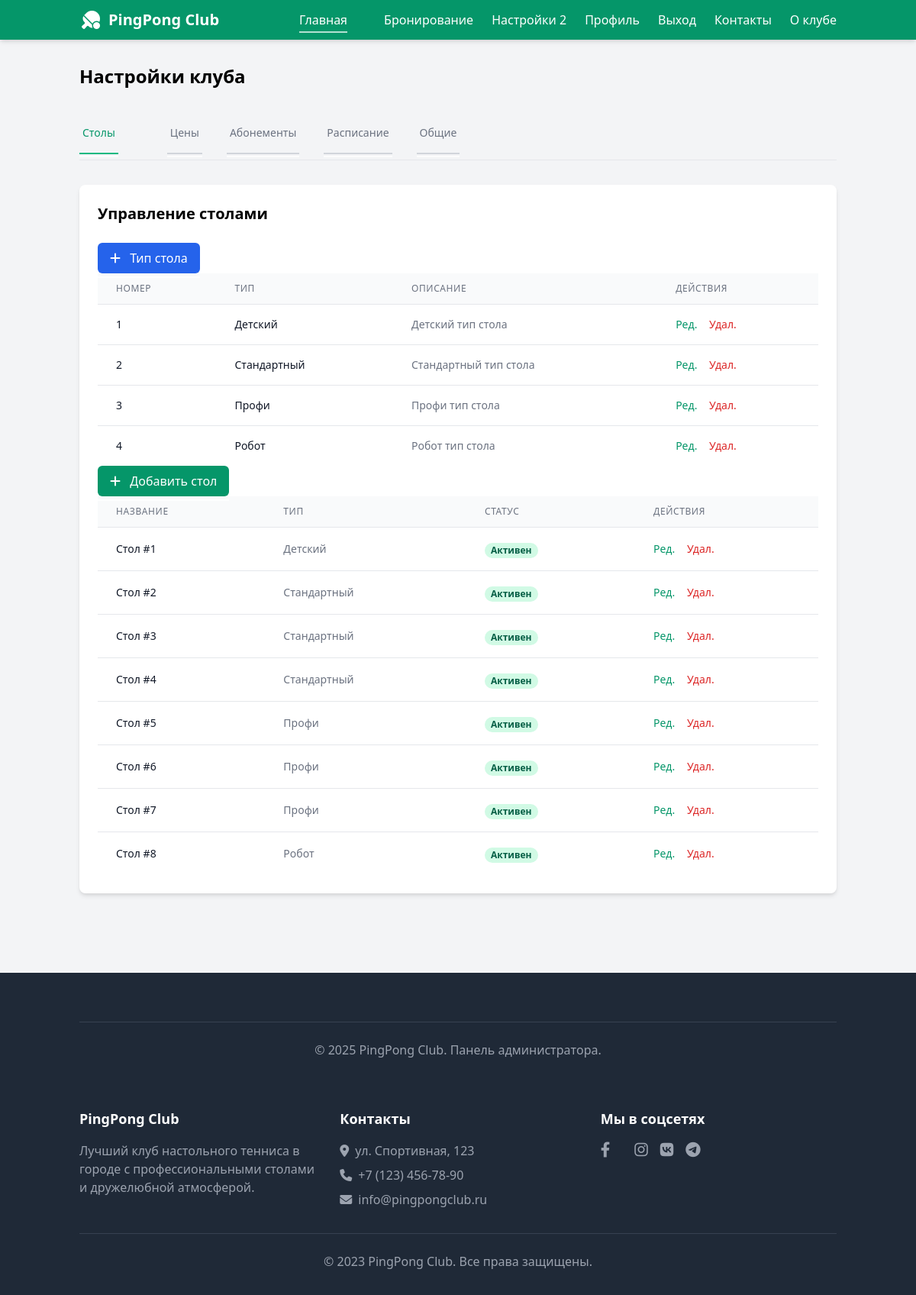
/settings/tables/ (signed in), run on the app's committed database.
### bookings/models.py (models this page shows, shortened)
class TableType(models.Model):
    name = models.CharField(max_length=50, verbose_name="Название типа")
    description = models.TextField(blank=True, verbose_name="Описание")
    default_capacity = models.PositiveIntegerField(default=2, verbose_name="Вместимость по умолчанию")
    class Meta:
        verbose_name = "Тип стола"
        verbose_name_plural = "Типы столов"
    def __str__(self):
        return self.name

class Table(models.Model):
    number = models.PositiveIntegerField(unique=True, verbose_name="Номер стола")
    table_type = models.ForeignKey(TableType, on_delete=models.PROTECT, verbose_name="Тип стола")
    is_active = models.BooleanField(default=True, verbose_name="Активен")
    description = models.TextField(blank=True, verbose_name="Дополнительное описание")
    class Meta:
        verbose_name = "Стол"
        verbose_name_plural = "Столы"
        ordering = ['number']

### admin_settings/views.py (the view, shortened to what this page needs)
# urls.py: path('<str:active_tab>/', ClubSettingsView.as_view(), name='club_settings'),
class ClubSettingsView(LoginRequiredMixin, View):
    template_name = 'admin/admin-settings.html'
    def get(self, request, *args, **kwargs):
        active_tab = kwargs.get('active_tab', 'tables')
        context = self.get_context_data(active_tab)
        return render(request, self.template_name, context)
    def get_context_data(self, active_tab):
        context = {
            'active_tab': active_tab,
            'club_settings': ClubSettings.objects.first() or ClubSettings.objects.create(),
            'notifications': NotificationSettings.objects.first(),
            'settings_form': ClubSettingsForm
        }
        if active_tab == 'tables':
            context.update({
                'tables': Table.objects.all(),
                'table_form': TableForm(),
                'table_type_form': TableTypeForm(),  # Добавьте эту строку
                'table_types': TableType.objects.all(),
            })
        elif active_tab == 'memberships':
            context.update({
                'membership_types': MembershipType.objects.all(),
                'membership_form': MembershipTypeForm(),
            })
        return context

### templates/admin/admin-settings.html (shortened to what this page needs)
    {% extends 'base.html' %}
    {% load static %}
    {% block content %}
        <main class="container mx-auto px-4 py-8">
            <h1 class="text-2xl font-bold mb-8">Настройки клуба</h1>
            <div class="mb-8 overflow-x-auto">
                <div class="border-b border-gray-200 w-max min-w-full">
                    <nav class="-mb-px flex space-x-8 overflow-x-auto pb-2">
                        <a href="{% url 'admin_settings:club_settings' 'tables' %}"
                           class="{% if active_tab == 'tables' %}border-green-500 text-green-600{% else %}border-transparent text-gray-500 hover:text-gray-700 hover:border-2 border-gray-300{% endif %} whitespace-nowrap py-4 px-1 border-b-2 font-medium text-sm">
                            Столы
                        </a>
                        <a href="{% url 'admin_settings:club_settings' 'pricing' %}"
                           class="{% if active_tab == 'pricing' %}border-green-500 text-green-600{% else %}border-transparent text-gray-500 hover:text-gray-700 hover:border-2 border-gray-300{% endif %} whitespace-nowrap py-4 px-1 border-b-2 font-medium text-sm">
                            Цены
                        </a>
                        <a href="{% url 'admin_settings:club_settings' 'memberships' %}"
                           class="{% if active_tab == 'memberships' %}border-green-500 text-green-600{% else %}border-transparent text-gray-500 hover:text-gray-700 hover:border-2 border-gray-300{% endif %} whitespace-nowrap py-4 px-1 border-b-2 font-medium text-sm">
                            Абонементы
                        </a>
                        <a href="{% url 'admin_settings:club_settings' 'schedule' %}"
                           class="{% if active_tab == 'schedule' %}border-green-500 text-green-600{% else %}border-transparent text-gray-500 hover:text-gray-700 hover:border-2 border-gray-300{% endif %} whitespace-nowrap py-4 px-1 border-b-2 font-medium text-sm">
                            Расписание
                        </a>
                        <a href="{% url 'admin_settings:club_settings' 'general' %}"
                           class="{% if active_tab == 'general' %}border-green-500 text-green-600{% else %}border-transparent text-gray-500 hover:text-gray-700 hover:border-2 border-gray-300{% endif %} whitespace-nowrap py-4 px-1 border-b-2 font-medium text-sm">
                            Общие
                        </a>
                    </nav>
                </div>
            </div>
            {% if active_tab == 'tables' %}
                {% include 'admin/settings_templates/tables_settings.html' %}
            {% elif active_tab == 'pricing' %}
                {% include 'admin/settings_templates/pricing_settings.html' %}
            {% elif active_tab == 'memberships' %}
                {% include 'admin/settings_templates/memberships_settings.html' %}
            {% elif active_tab == 'schedule' %}
                {% include 'admin/settings_templates/schedule_settings.html' %}
            {% elif active_tab == 'general' %}
                {% include 'admin/settings_templates/general_settings.html' %}
            {% endif %}
        </main>
        <footer class="bg-gray-800 text-white py-8 mt-12">
            <div class="container mx-auto px-4">
                <div class="border-t border-gray-700 mt-8 pt-6 text-center text-gray-400">
                    <p>&copy; {% now "Y" %} PingPong Club. Панель администратора.</p>
                </div>
            </div>
        </footer>
    {% endblock %}
    {% block extrascripts %}
        {{ block.super }}
    {% endblock %}

### templates/admin/settings_templates/tables_settings.html (shortened to what this page needs)
<div id="tab-tables" class="tab-content">
    <div class="bg-white rounded-lg shadow-md p-4 md:p-6 mb-6">
        <div class="flex flex-col sm:flex-row sm:justify-between sm:items-center mb-4 md:mb-6">
            <h2 class="text-lg md:text-xl font-semibold mb-3 sm:mb-0">Управление столами</h2>
        </div>
        <div class="overflow-x-auto ">
            <button onclick="document.getElementById('add-table-type-modal').classList.remove('hidden')"
                    class="bg-blue-600 hover:bg-blue-700 text-white font-medium py-1.5 px-3 md:py-2 md:px-4 rounded-md transition duration-300 text-sm md:text-base">
                <i class="fas fa-plus mr-1 md:mr-2"></i> Тип стола
            </button>
            <table class="min-w-full divide-y divide-gray-200">
                <thead class="bg-gray-50">
                <tr>
                    <th class="px-3 py-2 md:px-6 md:py-3 text-left text-xs font-medium text-gray-500 uppercase tracking-wider">
                        Номер
                    </th>
                    <th class="px-3 py-2 md:px-6 md:py-3 text-left text-xs font-medium text-gray-500 uppercase tracking-wider">
                        Тип
                    </th>
                    <th class="px-3 py-2 md:px-6 md:py-3 text-left text-xs font-medium text-gray-500 uppercase tracking-wider">
                        Описание
                    </th>
                    <th class="px-3 py-2 md:px-6 md:py-3 text-left text-xs font-medium text-gray-500 uppercase tracking-wider">
                        Действия
                    </th>
                </tr>
                </thead>
                <tbody class="bg-white divide-y divide-gray-200">
                {% for table_type in table_types %}
                    <tr>
                        <td class="px-3 py-3 md:px-6 md:py-4 whitespace-nowrap text-sm font-medium text-gray-900">{{ forloop.counter }}</td>
                        <td class="px-3 py-3 md:px-6 md:py-4 whitespace-nowrap text-sm font-medium text-gray-900">{{ table_type.name }}</td>
                        <td class="px-3 py-3 md:px-6 md:py-4 whitespace-nowrap text-sm text-gray-500">{{ table_type.description }}</td>
                        <td class="px-3 py-3 md:px-6 md:py-4 whitespace-nowrap text-sm font-medium">
                            <button onclick="openEditTableTypeModal({{ table_type.id }})"
                                    class="text-green-600 hover:text-green-900 mr-2 md:mr-3">Ред.
                            </button>
                            <button onclick="deleteTableType({{ table_type.id }})"
                                    class="text-red-600 hover:text-red-900">Удал.
                            </button>
                        </td>
                    </tr>
                {% endfor %}
                </tbody>
            </table>
        </div>
        <div class="overflow-x-auto">
            <button onclick="document.getElementById('add-table-modal').classList.remove('hidden')"
                    class="bg-green-600 hover:bg-green-700 text-white font-medium py-1.5 px-3 md:py-2 md:px-4 rounded-md transition duration-300 text-sm md:text-base">
                <i class="fas fa-plus mr-1 md:mr-2"></i> Добавить стол
            </button>
            <table class="min-w-full divide-y divide-gray-200">
                <thead class="bg-gray-50">
                <tr>
                    <th class="px-3 py-2 md:px-6 md:py-3 text-left text-xs font-medium text-gray-500 uppercase tracking-wider">
                        Название
                    </th>
                    <th class="px-3 py-2 md:px-6 md:py-3 text-left text-xs font-medium text-gray-500 uppercase tracking-wider">
                        Тип
                    </th>
                    <th class="px-3 py-2 md:px-6 md:py-3 text-left text-xs font-medium text-gray-500 uppercase tracking-wider">
                        Статус
                    </th>
                    <th class="px-3 py-2 md:px-6 md:py-3 text-left text-xs font-medium text-gray-500 uppercase tracking-wider">
                        Действия
                    </th>
                </tr>
                </thead>
                <tbody class="bg-white divide-y divide-gray-200">
                {% for table in tables %}
                    <tr>
                        <td class="px-3 py-3 md:px-6 md:py-4 whitespace-nowrap text-sm font-medium text-gray-900">Стол
                            #{{ table.number }}</td>
                        <td class="px-3 py-3 md:px-6 md:py-4 whitespace-nowrap text-sm text-gray-500">{{ table.table_type }}</td>
                        <td class="px-3 py-3 md:px-6 md:py-4 whitespace-nowrap">
              <span class="px-2 inline-flex text-xs leading-5 font-semibold rounded-full {% if table.is_active %}bg-green-100 text-green-800{% else %}bg-red-100 text-red-800{% endif %}">
                {% if table.is_active %}Активен{% else %}Неактивен{% endif %}
              </span>
                        </td>
                        <td class="px-3 py-3 md:px-6 md:py-4 whitespace-nowrap text-sm font-medium">
                            <button onclick="openEditTableModal({{ table.id }})"
                                    class="text-green-600 hover:text-green-900 mr-2 md:mr-3">Ред.
                            </button>
                            <form action="{% url 'admin_settings:table_delete' table.id %}" method="post"
                                  class="inline">
                                <button type="submit" class="text-red-600 hover:text-red-900">Удал.</button>
                            </form>
                        </td>
                    </tr>
                {% endfor %}
                </tbody>
            </table>
        </div>
    </div>
</div>

### static/css/styles.css (style rules this page uses)
.font-medium { position: relative; }
.font-medium::after { content: ''; position: absolute; bottom: -6px; left: 0; width: 100%; height: 2px; background-color: rgba(255, 255, 255, 0.7); }
html { scroll-behavior: smooth; }

### data on the page
TableType: name "Детский", description "Детский тип стола"
TableType: name "Стандартный", description "Стандартный тип стола"
TableType: name "Профи", description "Профи тип стола"
TableType: name "Робот", description "Робот тип стола"
Table: number "1", table_type "Детский", is_active "Активен"
Table: number "2", table_type "Стандартный", is_active "Активен"
Table: number "3", table_type "Стандартный", is_active "Активен"
Table: number "4", table_type "Стандартный", is_active "Активен"
Table: number "5", table_type "Профи", is_active "Активен"
Table: number "6", table_type "Профи", is_active "Активен"
Table: number "7", table_type "Профи", is_active "Активен"
Table: number "8", table_type "Робот", is_active "Активен"
